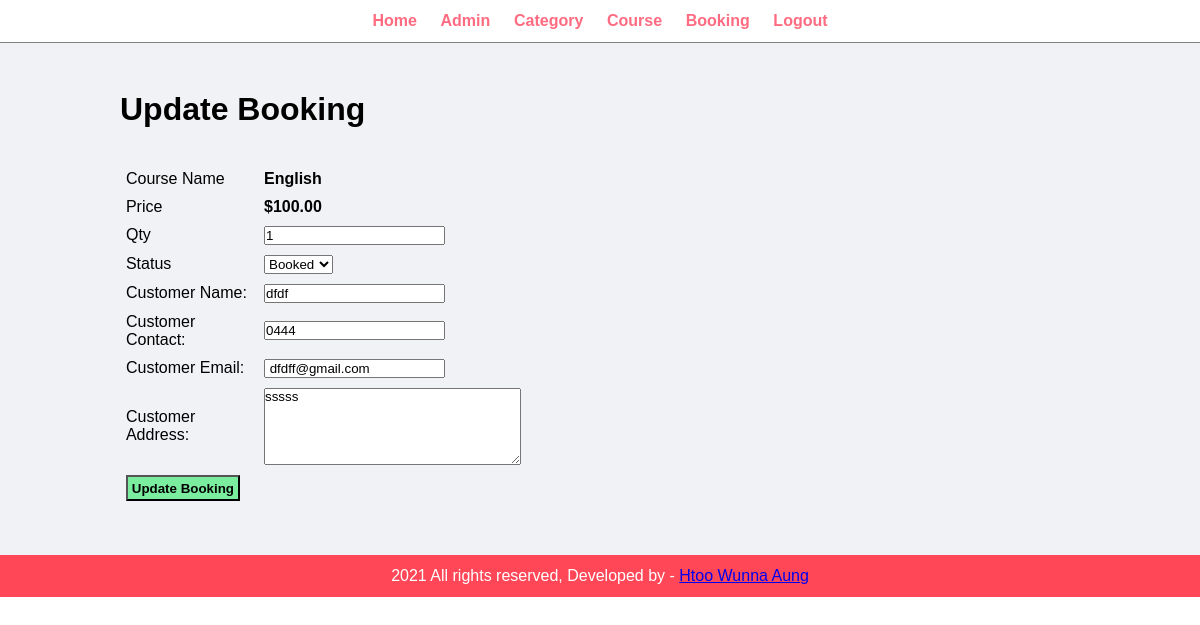
Screenshot of /admin/update-booking.php?id=1 (signed in) with the database file from the repository.
### tables this page shows
CREATE TABLE `tbl_booking` (
  `id` int(10) UNSIGNED NOT NULL,
  `course` varchar(150) NOT NULL,
  `price` decimal(10,2) NOT NULL,
  `qty` int(11) NOT NULL,
  `total` decimal(10,2) NOT NULL,
  `booking_date` datetime NOT NULL,
  `status` varchar(50) NOT NULL,
  `customer_name` varchar(150) NOT NULL,
  `customer_contact` varchar(20) NOT NULL,
  `customer_email` varchar(150) NOT NULL,
  `customer_address` varchar(255) NOT NULL
);

### admin/update-booking.php (the view, shortened to what this page needs)
<?php include('partials/menu.php');?>
<div class="main-content">
    <div class="wrapper">
        <h1>Update Booking</h1>
        <br><br>
        <?php
        if(isset($_GET['id'])){
            $id= $_GET['id'];
            $sql="SELECT * FROM tbl_booking WHERE id=$id";
            $res=mysqli_query($conn, $sql);
            $count=mysqli_num_rows($res);
            if($count==1){
                $row=mysqli_fetch_assoc($res);
                $course=$row['course'];
                $price=$row['price'];
                $qty=$row['qty'];
                $status=$row['status'];
                $customer_name=$row['customer_name'];
                $customer_contact=$row['customer_contact'];
                $customer_email=$row['customer_email'];
                $customer_address=$row['customer_address'];
            }
            else{
                header('location:'.SITEURL.'admin/manage-booking.php');
            }
        }
        else{
            header('location:'.SITEURL.'admin/manage-booking.php');
        }
        ?>
        <form action="" method="POST">
        <table class="tbl_30">
        <tr>
            <td>Course Name</td>
            <td><b><?php echo $course;?></b></td>
        </tr>
        <tr>
            <td>Price</td>
            <td><b>$<?php echo $price;?></b></td>
        </tr>
        <tr>
            <td>Qty</td>
            <td>
                <input type="number" name="qty" value="<?php echo $qty;?>">
            </td>
        </tr>
        <tr>
            <td>Status</td>
            <td>
                <select name="status">
                    <option <?php if($status=="Booked"){echo "selected";}?> value="Booked">Booked</option>
                </select>
            </td>
        </tr>
        <tr>
            <td>Customer Name: </td>
            <td>
                <input type="text" name="customer_name" value="<?php echo $customer_name;?>">
            </td>
        </tr>
        <tr>
            <td>Customer Contact: </td>
            <td>
                <input type="text" name="customer_contact" value="<?php echo $customer_contact;?>">
            </td>
        </tr>
        <tr>
            <td>Customer Email: </td>
            <td>
                <input type="text" name="customer_email" value="<?php echo $customer_email;?>">
            </td>
        </tr>
        <tr>
            <td>Customer Address: </td>
            <td>
                 <textarea name="customer_address" cols="30" rows="5"><?php echo $customer_address;?></textarea>
            </td>
        </tr>
        <tr>
            <td colspan="2">
                <input type="submit" name="submit" value="Update Booking" class="btn-secondary">
            </td>
        </tr>
        </table>
        </form>
    </div>
</div>
<?php include('partials/footer.php'); ?>

### css/admin.css (style rules this page uses)
* { margin: 0; padding: 0; font-family: Arial, Helvetica, sans-serif; }
.wrapper { padding: 1%; width: 80%; margin: 0 auto; }
table tr td { padding: 1%; }
.btn-secondary { background-color: #7bed9f; padding: 1%; color: black; text-decoration: none; font-weight: bold; }
.main-content { background-color: #f1f2f6; padding: 3% 0; }

### rows the page displays
tbl_booking: course "English", price "100.00", qty "1", status "Booked", customer_name "dfdf", customer_contact "0444", customer_email "dfdff@gmail.com", customer_address "sssss"
